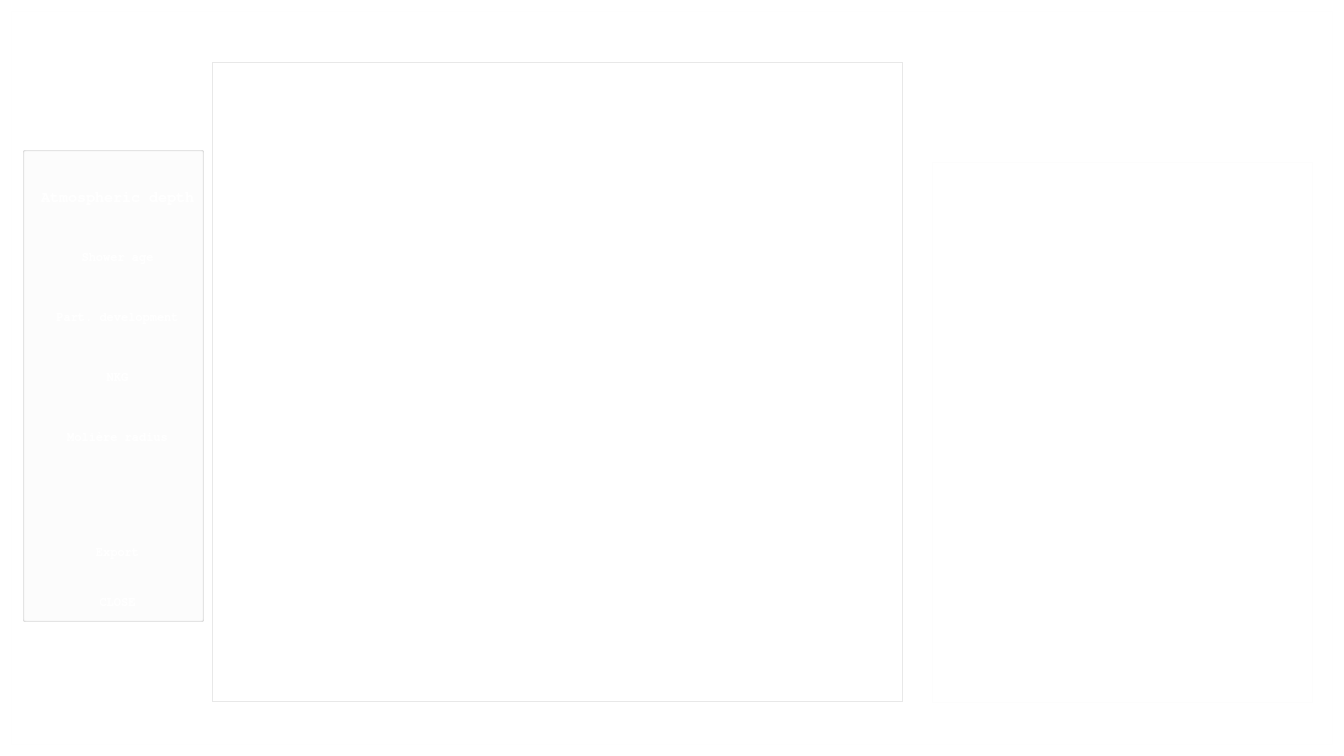
<?xml version="1.0" encoding="UTF-8"?>
<ui version="4.0">
 <class>Dialog1</class>
 <widget class="QDialog" name="Dialog1">
  <property name="geometry">
   <rect>
    <x>0</x>
    <y>0</y>
    <width>1344</width>
    <height>756</height>
   </rect>
  </property>
  <property name="minimumSize">
   <size>
    <width>1344</width>
    <height>756</height>
   </size>
  </property>
  <property name="maximumSize">
   <size>
    <width>1344</width>
    <height>756</height>
   </size>
  </property>
  <property name="palette">
   <palette>
    <active>
     <colorrole role="Button">
      <brush brushstyle="SolidPattern">
       <color alpha="255">
        <red>78</red>
        <green>154</green>
        <blue>6</blue>
       </color>
      </brush>
     </colorrole>
     <colorrole role="Base">
      <brush brushstyle="SolidPattern">
       <color alpha="255">
        <red>255</red>
        <green>255</green>
        <blue>255</blue>
       </color>
      </brush>
     </colorrole>
     <colorrole role="Window">
      <brush brushstyle="SolidPattern">
       <color alpha="255">
        <red>255</red>
        <green>255</green>
        <blue>255</blue>
       </color>
      </brush>
     </colorrole>
    </active>
    <inactive>
     <colorrole role="Button">
      <brush brushstyle="SolidPattern">
       <color alpha="255">
        <red>78</red>
        <green>154</green>
        <blue>6</blue>
       </color>
      </brush>
     </colorrole>
     <colorrole role="Base">
      <brush brushstyle="SolidPattern">
       <color alpha="255">
        <red>255</red>
        <green>255</green>
        <blue>255</blue>
       </color>
      </brush>
     </colorrole>
     <colorrole role="Window">
      <brush brushstyle="SolidPattern">
       <color alpha="255">
        <red>255</red>
        <green>255</green>
        <blue>255</blue>
       </color>
      </brush>
     </colorrole>
    </inactive>
    <disabled>
     <colorrole role="Button">
      <brush brushstyle="SolidPattern">
       <color alpha="255">
        <red>78</red>
        <green>154</green>
        <blue>6</blue>
       </color>
      </brush>
     </colorrole>
     <colorrole role="Base">
      <brush brushstyle="SolidPattern">
       <color alpha="255">
        <red>255</red>
        <green>255</green>
        <blue>255</blue>
       </color>
      </brush>
     </colorrole>
     <colorrole role="Window">
      <brush brushstyle="SolidPattern">
       <color alpha="255">
        <red>255</red>
        <green>255</green>
        <blue>255</blue>
       </color>
      </brush>
     </colorrole>
    </disabled>
   </palette>
  </property>
  <property name="windowTitle">
   <string>Dialog</string>
  </property>
  <property name="styleSheet">
   <string notr="true">#Dialog1 {
background-color: url transparent;
border-image: url(:bk10.jpg);
background: none;
border:  none;
background-repeat: none;
}
</string>
  </property>
  <layout class="QGridLayout" name="gridLayout">
   <item row="0" column="0">
    <widget class="QScrollArea" name="scrollArea">
     <property name="styleSheet">
      <string notr="true">background-color:rgba(255, 255, 255, 5)</string>
     </property>
     <property name="widgetResizable">
      <bool>true</bool>
     </property>
     <widget class="QWidget" name="scrollAreaWidgetContents">
      <property name="geometry">
       <rect>
        <x>0</x>
        <y>0</y>
        <width>1324</width>
        <height>736</height>
       </rect>
      </property>
      <widget class="QTextEdit" name="textEdit">
       <property name="geometry">
        <rect>
         <x>920</x>
         <y>150</y>
         <width>381</width>
         <height>541</height>
        </rect>
       </property>
       <property name="palette">
        <palette>
         <active>
          <colorrole role="WindowText">
           <brush brushstyle="SolidPattern">
            <color alpha="255">
             <red>255</red>
             <green>255</green>
             <blue>255</blue>
            </color>
           </brush>
          </colorrole>
          <colorrole role="Button">
           <brush brushstyle="SolidPattern">
            <color alpha="10">
             <red>255</red>
             <green>255</green>
             <blue>255</blue>
            </color>
           </brush>
          </colorrole>
          <colorrole role="Text">
           <brush brushstyle="SolidPattern">
            <color alpha="255">
             <red>255</red>
             <green>255</green>
             <blue>255</blue>
            </color>
           </brush>
          </colorrole>
          <colorrole role="Base">
           <brush brushstyle="NoBrush">
            <color alpha="255">
             <red>0</red>
             <green>0</green>
             <blue>0</blue>
            </color>
           </brush>
          </colorrole>
          <colorrole role="Window">
           <brush brushstyle="SolidPattern">
            <color alpha="10">
             <red>255</red>
             <green>255</green>
             <blue>255</blue>
            </color>
           </brush>
          </colorrole>
         </active>
         <inactive>
          <colorrole role="WindowText">
           <brush brushstyle="SolidPattern">
            <color alpha="255">
             <red>255</red>
             <green>255</green>
             <blue>255</blue>
            </color>
           </brush>
          </colorrole>
          <colorrole role="Button">
           <brush brushstyle="SolidPattern">
            <color alpha="10">
             <red>255</red>
             <green>255</green>
             <blue>255</blue>
            </color>
           </brush>
          </colorrole>
          <colorrole role="Text">
           <brush brushstyle="SolidPattern">
            <color alpha="255">
             <red>255</red>
             <green>255</green>
             <blue>255</blue>
            </color>
           </brush>
          </colorrole>
          <colorrole role="Base">
           <brush brushstyle="NoBrush">
            <color alpha="255">
             <red>0</red>
             <green>0</green>
             <blue>0</blue>
            </color>
           </brush>
          </colorrole>
          <colorrole role="Window">
           <brush brushstyle="SolidPattern">
            <color alpha="10">
             <red>255</red>
             <green>255</green>
             <blue>255</blue>
            </color>
           </brush>
          </colorrole>
         </inactive>
         <disabled>
          <colorrole role="WindowText">
           <brush brushstyle="SolidPattern">
            <color alpha="255">
             <red>190</red>
             <green>190</green>
             <blue>190</blue>
            </color>
           </brush>
          </colorrole>
          <colorrole role="Button">
           <brush brushstyle="SolidPattern">
            <color alpha="10">
             <red>255</red>
             <green>255</green>
             <blue>255</blue>
            </color>
           </brush>
          </colorrole>
          <colorrole role="Text">
           <brush brushstyle="SolidPattern">
            <color alpha="255">
             <red>190</red>
             <green>190</green>
             <blue>190</blue>
            </color>
           </brush>
          </colorrole>
          <colorrole role="Base">
           <brush brushstyle="NoBrush">
            <color alpha="255">
             <red>0</red>
             <green>0</green>
             <blue>0</blue>
            </color>
           </brush>
          </colorrole>
          <colorrole role="Window">
           <brush brushstyle="SolidPattern">
            <color alpha="10">
             <red>255</red>
             <green>255</green>
             <blue>255</blue>
            </color>
           </brush>
          </colorrole>
         </disabled>
        </palette>
       </property>
       <property name="font">
        <font>
         <family>Symbola</family>
         <pointsize>16</pointsize>
         <weight>75</weight>
         <italic>true</italic>
         <bold>true</bold>
        </font>
       </property>
       <property name="styleSheet">
        <string notr="true">background-color:rgba(255, 255, 255, 10)</string>
       </property>
       <property name="html">
        <string>&lt;!DOCTYPE HTML PUBLIC &quot;-//W3C//DTD HTML 4.0//EN&quot; &quot;http://www.w3.org/TR/REC-html40/strict.dtd&quot;&gt;
&lt;html&gt;&lt;head&gt;&lt;meta name=&quot;qrichtext&quot; content=&quot;1&quot; /&gt;&lt;style type=&quot;text/css&quot;&gt;
p, li { white-space: pre-wrap; }
&lt;/style&gt;&lt;/head&gt;&lt;body style=&quot; font-family:'Symbola'; font-size:16pt; font-weight:600; font-style:italic;&quot;&gt;
&lt;p style=&quot;-qt-paragraph-type:empty; margin-top:0px; margin-bottom:0px; margin-left:0px; margin-right:0px; -qt-block-indent:0; text-indent:0px;&quot;&gt;&lt;br /&gt;&lt;/p&gt;&lt;/body&gt;&lt;/html&gt;</string>
       </property>
      </widget>
      <widget class="QGroupBox" name="groupBox">
       <property name="geometry">
        <rect>
         <x>10</x>
         <y>110</y>
         <width>182</width>
         <height>500</height>
        </rect>
       </property>
       <property name="minimumSize">
        <size>
         <width>182</width>
         <height>500</height>
        </size>
       </property>
       <property name="maximumSize">
        <size>
         <width>400</width>
         <height>500</height>
        </size>
       </property>
       <property name="palette">
        <palette>
         <active>
          <colorrole role="Button">
           <brush brushstyle="SolidPattern">
            <color alpha="10">
             <red>255</red>
             <green>255</green>
             <blue>255</blue>
            </color>
           </brush>
          </colorrole>
          <colorrole role="Text">
           <brush brushstyle="SolidPattern">
            <color alpha="255">
             <red>255</red>
             <green>255</green>
             <blue>255</blue>
            </color>
           </brush>
          </colorrole>
          <colorrole role="Base">
           <brush brushstyle="SolidPattern">
            <color alpha="10">
             <red>255</red>
             <green>255</green>
             <blue>255</blue>
            </color>
           </brush>
          </colorrole>
          <colorrole role="Window">
           <brush brushstyle="SolidPattern">
            <color alpha="10">
             <red>255</red>
             <green>255</green>
             <blue>255</blue>
            </color>
           </brush>
          </colorrole>
         </active>
         <inactive>
          <colorrole role="Button">
           <brush brushstyle="SolidPattern">
            <color alpha="10">
             <red>255</red>
             <green>255</green>
             <blue>255</blue>
            </color>
           </brush>
          </colorrole>
          <colorrole role="Text">
           <brush brushstyle="SolidPattern">
            <color alpha="255">
             <red>255</red>
             <green>255</green>
             <blue>255</blue>
            </color>
           </brush>
          </colorrole>
          <colorrole role="Base">
           <brush brushstyle="SolidPattern">
            <color alpha="10">
             <red>255</red>
             <green>255</green>
             <blue>255</blue>
            </color>
           </brush>
          </colorrole>
          <colorrole role="Window">
           <brush brushstyle="SolidPattern">
            <color alpha="10">
             <red>255</red>
             <green>255</green>
             <blue>255</blue>
            </color>
           </brush>
          </colorrole>
         </inactive>
         <disabled>
          <colorrole role="Button">
           <brush brushstyle="SolidPattern">
            <color alpha="10">
             <red>255</red>
             <green>255</green>
             <blue>255</blue>
            </color>
           </brush>
          </colorrole>
          <colorrole role="Text">
           <brush brushstyle="SolidPattern">
            <color alpha="255">
             <red>190</red>
             <green>190</green>
             <blue>190</blue>
            </color>
           </brush>
          </colorrole>
          <colorrole role="Base">
           <brush brushstyle="SolidPattern">
            <color alpha="10">
             <red>255</red>
             <green>255</green>
             <blue>255</blue>
            </color>
           </brush>
          </colorrole>
          <colorrole role="Window">
           <brush brushstyle="SolidPattern">
            <color alpha="10">
             <red>255</red>
             <green>255</green>
             <blue>255</blue>
            </color>
           </brush>
          </colorrole>
         </disabled>
        </palette>
       </property>
       <property name="font">
        <font>
         <family>FreeMono</family>
         <pointsize>17</pointsize>
         <weight>75</weight>
         <italic>false</italic>
         <bold>true</bold>
        </font>
       </property>
       <property name="styleSheet">
        <string notr="true">background-color:rgba(255, 255, 255, 10)</string>
       </property>
       <property name="title">
        <string>    Menu</string>
       </property>
       <widget class="QPushButton" name="pushButton_2">
        <property name="geometry">
         <rect>
          <x>0</x>
          <y>40</y>
          <width>191</width>
          <height>71</height>
         </rect>
        </property>
        <property name="minimumSize">
         <size>
          <width>191</width>
          <height>71</height>
         </size>
        </property>
        <property name="palette">
         <palette>
          <active>
           <colorrole role="ButtonText">
            <brush brushstyle="SolidPattern">
             <color alpha="255">
              <red>255</red>
              <green>255</green>
              <blue>255</blue>
             </color>
            </brush>
           </colorrole>
          </active>
          <inactive>
           <colorrole role="ButtonText">
            <brush brushstyle="SolidPattern">
             <color alpha="255">
              <red>255</red>
              <green>255</green>
              <blue>255</blue>
             </color>
            </brush>
           </colorrole>
          </inactive>
          <disabled>
           <colorrole role="ButtonText">
            <brush brushstyle="SolidPattern">
             <color alpha="255">
              <red>190</red>
              <green>190</green>
              <blue>190</blue>
             </color>
            </brush>
           </colorrole>
          </disabled>
         </palette>
        </property>
        <property name="font">
         <font>
          <family>FreeMono</family>
          <pointsize>11</pointsize>
          <weight>75</weight>
          <bold>true</bold>
         </font>
        </property>
        <property name="styleSheet">
         <string notr="true">#pushButton_2 {
background-color: url transparent;
border-image: url(:un3.png);
background: none;
border:  none;
background-repeat: none;
}
#pushButton_2:hover
{
border-image: url(:un1.png);
}
#pushButton_2:pressed
{
border-image: url(:un2.png);
}
</string>
        </property>
        <property name="text">
         <string>Atmospheric depth</string>
        </property>
       </widget>
       <widget class="QPushButton" name="pushButton_5">
        <property name="geometry">
         <rect>
          <x>0</x>
          <y>160</y>
          <width>191</width>
          <height>71</height>
         </rect>
        </property>
        <property name="palette">
         <palette>
          <active>
           <colorrole role="ButtonText">
            <brush brushstyle="SolidPattern">
             <color alpha="255">
              <red>255</red>
              <green>255</green>
              <blue>255</blue>
             </color>
            </brush>
           </colorrole>
          </active>
          <inactive>
           <colorrole role="ButtonText">
            <brush brushstyle="SolidPattern">
             <color alpha="255">
              <red>255</red>
              <green>255</green>
              <blue>255</blue>
             </color>
            </brush>
           </colorrole>
          </inactive>
          <disabled>
           <colorrole role="ButtonText">
            <brush brushstyle="SolidPattern">
             <color alpha="255">
              <red>190</red>
              <green>190</green>
              <blue>190</blue>
             </color>
            </brush>
           </colorrole>
          </disabled>
         </palette>
        </property>
        <property name="font">
         <font>
          <family>FreeMono</family>
          <weight>75</weight>
          <bold>true</bold>
         </font>
        </property>
        <property name="styleSheet">
         <string notr="true">#pushButton_5 {
background-color: url transparent;
border-image: url(:un3.png);
background: none;
border:  none;
background-repeat: none;
}
#pushButton_5:hover
{
border-image: url(:un1.png);
}
#pushButton_5:pressed
{
border-image: url(:un2.png);
}
</string>
        </property>
        <property name="text">
         <string>Part. development</string>
        </property>
       </widget>
       <widget class="QPushButton" name="pushButton_4">
        <property name="geometry">
         <rect>
          <x>0</x>
          <y>100</y>
          <width>191</width>
          <height>71</height>
         </rect>
        </property>
        <property name="palette">
         <palette>
          <active>
           <colorrole role="ButtonText">
            <brush brushstyle="SolidPattern">
             <color alpha="255">
              <red>255</red>
              <green>255</green>
              <blue>255</blue>
             </color>
            </brush>
           </colorrole>
          </active>
          <inactive>
           <colorrole role="ButtonText">
            <brush brushstyle="SolidPattern">
             <color alpha="255">
              <red>255</red>
              <green>255</green>
              <blue>255</blue>
             </color>
            </brush>
           </colorrole>
          </inactive>
          <disabled>
           <colorrole role="ButtonText">
            <brush brushstyle="SolidPattern">
             <color alpha="255">
              <red>190</red>
              <green>190</green>
              <blue>190</blue>
             </color>
            </brush>
           </colorrole>
          </disabled>
         </palette>
        </property>
        <property name="font">
         <font>
          <family>FreeMono</family>
          <weight>75</weight>
          <bold>true</bold>
         </font>
        </property>
        <property name="styleSheet">
         <string notr="true">#pushButton_4 {
background-color: url transparent;
border-image: url(:un3.png);
background: none;
border:  none;
background-repeat: none;
}
#pushButton_4:hover
{
border-image: url(:un1.png);
}
#pushButton_4:pressed
{
border-image: url(:un2.png);
}
</string>
        </property>
        <property name="text">
         <string>Shower age</string>
        </property>
       </widget>
       <widget class="QPushButton" name="pushButton_6">
        <property name="geometry">
         <rect>
          <x>0</x>
          <y>220</y>
          <width>191</width>
          <height>71</height>
         </rect>
        </property>
        <property name="palette">
         <palette>
          <active>
           <colorrole role="ButtonText">
            <brush brushstyle="SolidPattern">
             <color alpha="255">
              <red>255</red>
              <green>255</green>
              <blue>255</blue>
             </color>
            </brush>
           </colorrole>
          </active>
          <inactive>
           <colorrole role="ButtonText">
            <brush brushstyle="SolidPattern">
             <color alpha="255">
              <red>255</red>
              <green>255</green>
              <blue>255</blue>
             </color>
            </brush>
           </colorrole>
          </inactive>
          <disabled>
           <colorrole role="ButtonText">
            <brush brushstyle="SolidPattern">
             <color alpha="255">
              <red>190</red>
              <green>190</green>
              <blue>190</blue>
             </color>
            </brush>
           </colorrole>
          </disabled>
         </palette>
        </property>
        <property name="font">
         <font>
          <family>FreeMono</family>
          <weight>75</weight>
          <bold>true</bold>
         </font>
        </property>
        <property name="styleSheet">
         <string notr="true">#pushButton_6 {
background-color: url transparent;
border-image: url(:un3.png);
background: none;
border:  none;
background-repeat: none;
}
#pushButton_6:hover
{
border-image: url(:un1.png);
}
#pushButton_6:pressed
{
border-image: url(:un2.png);
}
</string>
        </property>
        <property name="text">
         <string>NKG</string>
        </property>
       </widget>
       <widget class="QPushButton" name="pushButton_3">
        <property name="geometry">
         <rect>
          <x>10</x>
          <y>400</y>
          <width>171</width>
          <height>61</height>
         </rect>
        </property>
        <property name="palette">
         <palette>
          <active>
           <colorrole role="ButtonText">
            <brush brushstyle="SolidPattern">
             <color alpha="255">
              <red>255</red>
              <green>255</green>
              <blue>255</blue>
             </color>
            </brush>
           </colorrole>
          </active>
          <inactive>
           <colorrole role="ButtonText">
            <brush brushstyle="SolidPattern">
             <color alpha="255">
              <red>255</red>
              <green>255</green>
              <blue>255</blue>
             </color>
            </brush>
           </colorrole>
          </inactive>
          <disabled>
           <colorrole role="ButtonText">
            <brush brushstyle="SolidPattern">
             <color alpha="255">
              <red>190</red>
              <green>190</green>
              <blue>190</blue>
             </color>
            </brush>
           </colorrole>
          </disabled>
         </palette>
        </property>
        <property name="font">
         <font>
          <family>FreeMono</family>
          <weight>75</weight>
          <bold>true</bold>
         </font>
        </property>
        <property name="styleSheet">
         <string notr="true">#pushButton_3 {
background-color: url transparent;
border-image: url(:un3.png);
background: none;
border:  none;
background-repeat: none;
}
#pushButton_3:hover
{
border-image: url(:un1.png);
}
#pushButton_3:pressed
{
border-image: url(:un2.png);
}
</string>
        </property>
        <property name="text">
         <string>Export</string>
        </property>
       </widget>
       <widget class="QPushButton" name="pushButton">
        <property name="geometry">
         <rect>
          <x>10</x>
          <y>450</y>
          <width>171</width>
          <height>61</height>
         </rect>
        </property>
        <property name="palette">
         <palette>
          <active>
           <colorrole role="ButtonText">
            <brush brushstyle="SolidPattern">
             <color alpha="255">
              <red>255</red>
              <green>255</green>
              <blue>255</blue>
             </color>
            </brush>
           </colorrole>
          </active>
          <inactive>
           <colorrole role="ButtonText">
            <brush brushstyle="SolidPattern">
             <color alpha="255">
              <red>255</red>
              <green>255</green>
              <blue>255</blue>
             </color>
            </brush>
           </colorrole>
          </inactive>
          <disabled>
           <colorrole role="ButtonText">
            <brush brushstyle="SolidPattern">
             <color alpha="255">
              <red>190</red>
              <green>190</green>
              <blue>190</blue>
             </color>
            </brush>
           </colorrole>
          </disabled>
         </palette>
        </property>
        <property name="font">
         <font>
          <family>FreeMono</family>
          <weight>75</weight>
          <bold>true</bold>
         </font>
        </property>
        <property name="styleSheet">
         <string notr="true">#pushButton {
background-color: url transparent;
border-image: url(:un3.png);
background: none;
border:  none;
background-repeat: none;
}
#pushButton:hover
{
border-image: url(:un1.png);
}
#pushButton:pressed
{
border-image: url(:un2.png);
}
</string>
        </property>
        <property name="text">
         <string>CLOSE</string>
        </property>
       </widget>
       <widget class="QPushButton" name="pushButton_7">
        <property name="geometry">
         <rect>
          <x>0</x>
          <y>280</y>
          <width>191</width>
          <height>71</height>
         </rect>
        </property>
        <property name="minimumSize">
         <size>
          <width>191</width>
          <height>71</height>
         </size>
        </property>
        <property name="palette">
         <palette>
          <active>
           <colorrole role="ButtonText">
            <brush brushstyle="SolidPattern">
             <color alpha="255">
              <red>255</red>
              <green>255</green>
              <blue>255</blue>
             </color>
            </brush>
           </colorrole>
          </active>
          <inactive>
           <colorrole role="ButtonText">
            <brush brushstyle="SolidPattern">
             <color alpha="255">
              <red>255</red>
              <green>255</green>
              <blue>255</blue>
             </color>
            </brush>
           </colorrole>
          </inactive>
          <disabled>
           <colorrole role="ButtonText">
            <brush brushstyle="SolidPattern">
             <color alpha="255">
              <red>190</red>
              <green>190</green>
              <blue>190</blue>
             </color>
            </brush>
           </colorrole>
          </disabled>
         </palette>
        </property>
        <property name="font">
         <font>
          <family>FreeMono</family>
          <weight>75</weight>
          <bold>true</bold>
         </font>
        </property>
        <property name="styleSheet">
         <string notr="true">#pushButton_7 {
background-color: url transparent;
border-image: url(:un3.png);
background: none;
border:  none;
background-repeat: none;
}
#pushButton_7:hover
{
border-image: url(:un1.png);
}
#pushButton_7:pressed
{
border-image: url(:un2.png);
}
</string>
        </property>
        <property name="text">
         <string>Molière radius</string>
        </property>
       </widget>
      </widget>
      <widget class="QGraphicsView" name="graphicsView">
       <property name="geometry">
        <rect>
         <x>200</x>
         <y>50</y>
         <width>691</width>
         <height>640</height>
        </rect>
       </property>
       <property name="minimumSize">
        <size>
         <width>691</width>
         <height>640</height>
        </size>
       </property>
       <property name="maximumSize">
        <size>
         <width>701</width>
         <height>640</height>
        </size>
       </property>
       <property name="styleSheet">
        <string notr="true">background-color:rgba(255, 255, 255, 100)</string>
       </property>
      </widget>
      <widget class="QLabel" name="label">
       <property name="geometry">
        <rect>
         <x>930</x>
         <y>30</y>
         <width>351</width>
         <height>101</height>
        </rect>
       </property>
       <property name="palette">
        <palette>
         <active>
          <colorrole role="WindowText">
           <brush brushstyle="SolidPattern">
            <color alpha="255">
             <red>255</red>
             <green>255</green>
             <blue>255</blue>
            </color>
           </brush>
          </colorrole>
          <colorrole role="Button">
           <brush brushstyle="SolidPattern">
            <color alpha="5">
             <red>255</red>
             <green>255</green>
             <blue>255</blue>
            </color>
           </brush>
          </colorrole>
          <colorrole role="Base">
           <brush brushstyle="SolidPattern">
            <color alpha="5">
             <red>255</red>
             <green>255</green>
             <blue>255</blue>
            </color>
           </brush>
          </colorrole>
          <colorrole role="Window">
           <brush brushstyle="SolidPattern">
            <color alpha="5">
             <red>255</red>
             <green>255</green>
             <blue>255</blue>
            </color>
           </brush>
          </colorrole>
         </active>
         <inactive>
          <colorrole role="WindowText">
           <brush brushstyle="SolidPattern">
            <color alpha="255">
             <red>255</red>
             <green>255</green>
             <blue>255</blue>
            </color>
           </brush>
          </colorrole>
          <colorrole role="Button">
           <brush brushstyle="SolidPattern">
            <color alpha="5">
             <red>255</red>
             <green>255</green>
             <blue>255</blue>
            </color>
           </brush>
          </colorrole>
          <colorrole role="Base">
           <brush brushstyle="SolidPattern">
            <color alpha="5">
             <red>255</red>
             <green>255</green>
             <blue>255</blue>
            </color>
           </brush>
          </colorrole>
          <colorrole role="Window">
           <brush brushstyle="SolidPattern">
            <color alpha="5">
             <red>255</red>
             <green>255</green>
             <blue>255</blue>
            </color>
           </brush>
          </colorrole>
         </inactive>
         <disabled>
          <colorrole role="WindowText">
           <brush brushstyle="SolidPattern">
            <color alpha="255">
             <red>190</red>
             <green>190</green>
             <blue>190</blue>
            </color>
           </brush>
          </colorrole>
          <colorrole role="Button">
           <brush brushstyle="SolidPattern">
            <color alpha="5">
             <red>255</red>
             <green>255</green>
             <blue>255</blue>
            </color>
           </brush>
          </colorrole>
          <colorrole role="Base">
           <brush brushstyle="SolidPattern">
            <color alpha="5">
             <red>255</red>
             <green>255</green>
             <blue>255</blue>
            </color>
           </brush>
          </colorrole>
          <colorrole role="Window">
           <brush brushstyle="SolidPattern">
            <color alpha="5">
             <red>255</red>
             <green>255</green>
             <blue>255</blue>
            </color>
           </brush>
          </colorrole>
         </disabled>
        </palette>
       </property>
       <property name="font">
        <font>
         <family>FreeMono</family>
         <pointsize>24</pointsize>
         <weight>75</weight>
         <bold>true</bold>
        </font>
       </property>
       <property name="text">
        <string>    Properties</string>
       </property>
      </widget>
     </widget>
    </widget>
   </item>
  </layout>
 </widget>
 <resources/>
 <connections>
  <connection>
   <sender>pushButton</sender>
   <signal>clicked()</signal>
   <receiver>Dialog1</receiver>
   <slot>close()</slot>
   <hints>
    <hint type="sourcelabel">
     <x>189</x>
     <y>510</y>
    </hint>
    <hint type="destinationlabel">
     <x>453</x>
     <y>524</y>
    </hint>
   </hints>
  </connection>
 </connections>
</ui>
